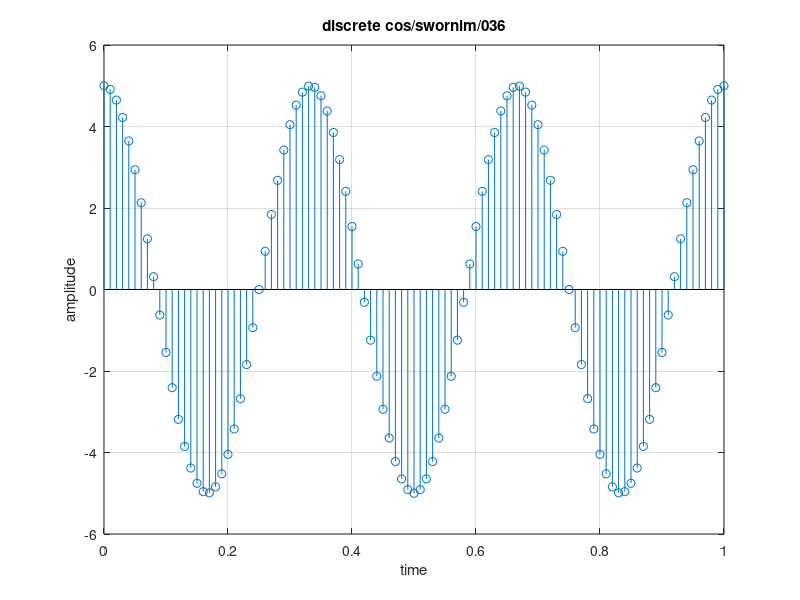

MATLAB code to generate this figure:
clc;
close all;
clear;
a = 5;
f = 3;
t = 0:0.01:1;
x = a * cos(2*pi*f*t);
stem(t,x);
xlabel('time');
ylabel('amplitude');
title('discrete cos/swornim/036');
grid on;